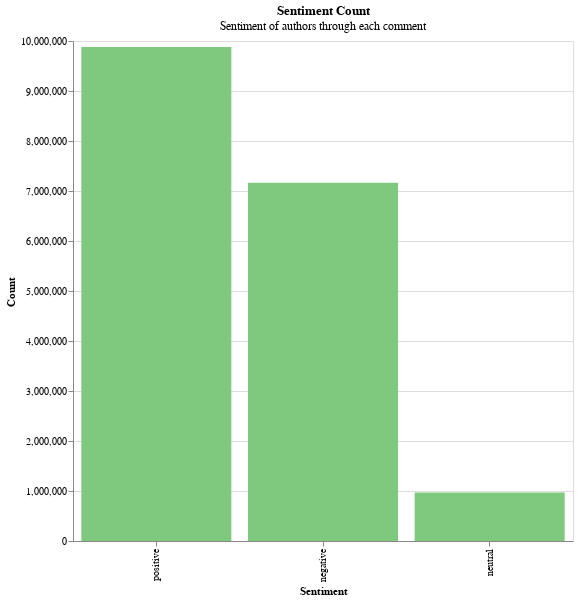

The notebook cell saved with this chart:
### Code cell
fig = (alt.Chart(sentiment_count_altered).mark_bar().encode(
    y=alt.Y('sentiment_count', axis = alt.Axis(title = "Count")),
    x=alt.X('sentiment', axis = alt.Axis(title = "Sentiment"),sort='-y'),
    color=alt.value('#7fc97f'),
    tooltip=['sentiment','sentiment_count']
)).properties(title={"text":'Sentiment Count',"subtitle" : "Sentiment of authors through each comment"},width = 500, height = 500)

fig.save("fig1.html")
fig

### Figure 1 — Vega-Lite specification as saved in the notebook (floating-point values rounded to 4 significant figures)
{"config": {"view": {"continuousWidth": 400, "continuousHeight": 300}}, "data": {"name": "data-e377135007877744f42d6117ccc71698"}, "mark": "bar", "encoding": {"color": {"value": "#7fc97f"}, "tooltip": [{"field": "sentiment", "type": "nominal"}, {"field": "sentiment_count", "type": "quantitative"}], "x": {"axis": {"title": "Sentiment"}, "field": "sentiment", "sort": "-y", "type": "nominal"}, "y": {"axis": {"title": "Count"}, "field": "sentiment_count", "type": "quantitative"}}, "height": 500, "title": {"text": "Sentiment Count", "subtitle": "Sentiment of authors through each comment"}, "width": 500, "$schema": "https://vega.github.io/schema/vega-lite/v4.17.0.json", "datasets": {"data-e377135007877744f42d6117ccc71698": [{"sentiment": "positive", "sentiment_count": 9880051}, {"sentiment": "neutral", "sentiment_count": 968815}, {"sentiment": "negative", "sentiment_count": 7163286}]}}
